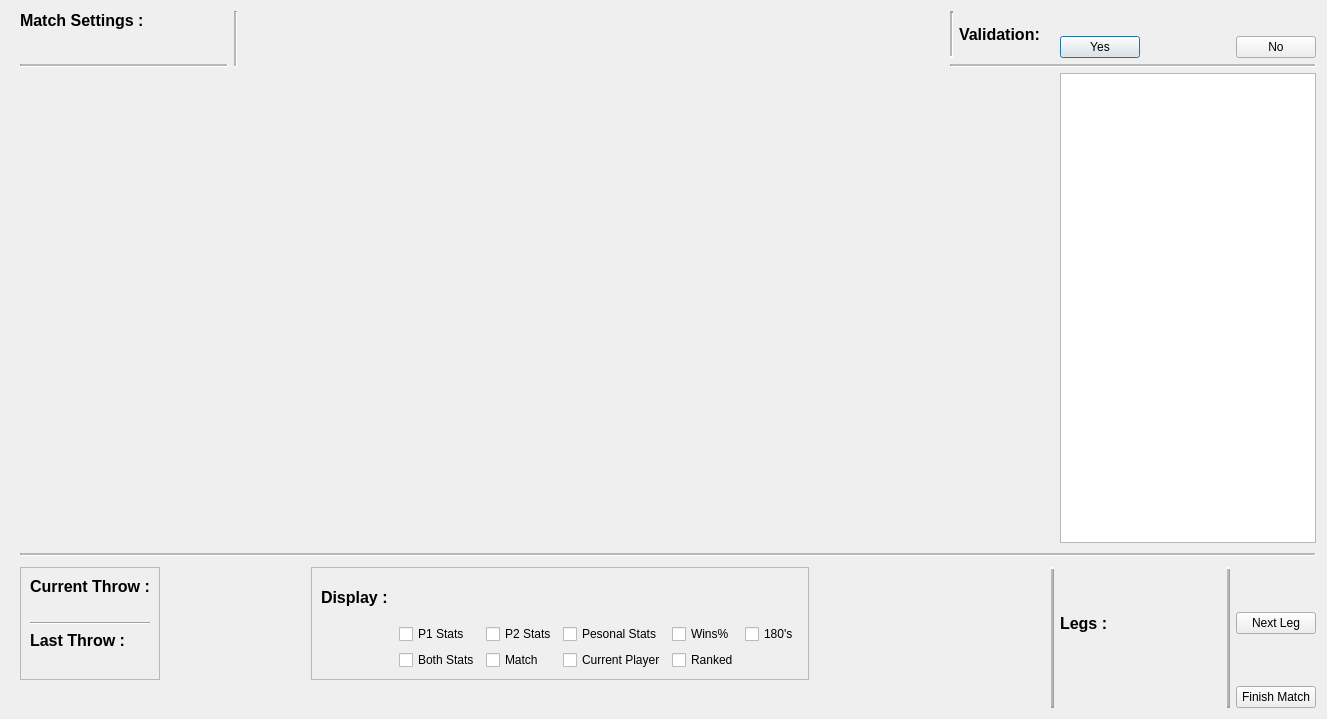
<?xml version="1.0" encoding="UTF-8"?>
<ui version="4.0">
 <class>ScorerView</class>
 <widget class="QDialog" name="ScorerView">
  <property name="geometry">
   <rect>
    <x>0</x>
    <y>0</y>
    <width>1327</width>
    <height>719</height>
   </rect>
  </property>
  <property name="cursor">
   <cursorShape>ArrowCursor</cursorShape>
  </property>
  <property name="windowTitle">
   <string>Dialog</string>
  </property>
  <layout class="QGridLayout" name="gridLayout">
   <item row="0" column="19">
    <widget class="QLabel" name="SlineThree">
     <property name="text">
      <string/>
     </property>
    </widget>
   </item>
   <item row="8" column="16" alignment="Qt::AlignVCenter">
    <widget class="QLabel" name="label_6">
     <property name="text">
      <string>&lt;html&gt;&lt;head/&gt;&lt;body&gt;&lt;p&gt;&lt;span style=&quot; font-size:12pt; font-weight:600;&quot;&gt;Legs&lt;/span&gt;&lt;span style=&quot; font-size:12pt; font-weight:600;&quot;&gt; :&lt;/span&gt;&lt;/p&gt;&lt;/body&gt;&lt;/html&gt;</string>
     </property>
    </widget>
   </item>
   <item row="6" column="0">
    <widget class="Line" name="line_8">
     <property name="midLineWidth">
      <number>2</number>
     </property>
     <property name="orientation">
      <enum>Qt::Vertical</enum>
     </property>
    </widget>
   </item>
   <item row="1" column="16">
    <widget class="QPushButton" name="ValadationYes">
     <property name="text">
      <string>Yes</string>
     </property>
    </widget>
   </item>
   <item row="8" column="19">
    <widget class="QPushButton" name="pushButton_3">
     <property name="text">
      <string>Next Leg</string>
     </property>
    </widget>
   </item>
   <item row="8" column="2">
    <widget class="QFrame" name="frame">
     <property name="frameShape">
      <enum>QFrame::StyledPanel</enum>
     </property>
     <property name="frameShadow">
      <enum>QFrame::Raised</enum>
     </property>
     <layout class="QVBoxLayout" name="verticalLayout">
      <item>
       <widget class="QLabel" name="label_2">
        <property name="text">
         <string>&lt;html&gt;&lt;head/&gt;&lt;body&gt;&lt;p&gt;&lt;span style=&quot; font-size:12pt; font-weight:600;&quot;&gt;Current Throw :&lt;/span&gt;&lt;/p&gt;&lt;/body&gt;&lt;/html&gt;</string>
        </property>
       </widget>
      </item>
      <item>
       <widget class="QLabel" name="label_8">
        <property name="text">
         <string/>
        </property>
       </widget>
      </item>
      <item>
       <widget class="Line" name="line_10">
        <property name="orientation">
         <enum>Qt::Horizontal</enum>
        </property>
       </widget>
      </item>
      <item>
       <widget class="QLabel" name="label">
        <property name="text">
         <string>&lt;html&gt;&lt;head/&gt;&lt;body&gt;&lt;p&gt;&lt;span style=&quot; font-size:12pt; font-weight:600;&quot;&gt;Last Throw :&lt;/span&gt;&lt;/p&gt;&lt;/body&gt;&lt;/html&gt;</string>
        </property>
       </widget>
      </item>
      <item>
       <widget class="QLabel" name="label_7">
        <property name="text">
         <string/>
        </property>
       </widget>
      </item>
     </layout>
    </widget>
   </item>
   <item row="1" column="19" alignment="Qt::AlignLeft">
    <widget class="QPushButton" name="ValadationNo">
     <property name="text">
      <string>No</string>
     </property>
    </widget>
   </item>
   <item row="0" column="5" rowspan="3">
    <widget class="Line" name="line_4">
     <property name="midLineWidth">
      <number>2</number>
     </property>
     <property name="orientation">
      <enum>Qt::Vertical</enum>
     </property>
    </widget>
   </item>
   <item row="8" column="15" rowspan="2">
    <widget class="Line" name="line_5">
     <property name="baseSize">
      <size>
       <width>500</width>
       <height>500</height>
      </size>
     </property>
     <property name="frameShadow">
      <enum>QFrame::Raised</enum>
     </property>
     <property name="lineWidth">
      <number>2</number>
     </property>
     <property name="midLineWidth">
      <number>2</number>
     </property>
     <property name="orientation">
      <enum>Qt::Vertical</enum>
     </property>
    </widget>
   </item>
   <item row="0" column="2">
    <widget class="QLabel" name="label_3">
     <property name="text">
      <string>&lt;html&gt;&lt;head/&gt;&lt;body&gt;&lt;p&gt;&lt;span style=&quot; font-size:12pt; font-weight:600;&quot;&gt;Match Settings :&lt;/span&gt;&lt;/p&gt;&lt;/body&gt;&lt;/html&gt;</string>
     </property>
    </widget>
   </item>
   <item row="0" column="13" rowspan="2">
    <widget class="Line" name="line_11">
     <property name="lineWidth">
      <number>2</number>
     </property>
     <property name="midLineWidth">
      <number>2</number>
     </property>
     <property name="orientation">
      <enum>Qt::Vertical</enum>
     </property>
    </widget>
   </item>
   <item row="0" column="14" rowspan="2">
    <widget class="QLabel" name="label_4">
     <property name="text">
      <string>&lt;html&gt;&lt;head/&gt;&lt;body&gt;&lt;p&gt;&lt;span style=&quot; font-size:12pt; font-weight:600;&quot;&gt;Validation: &lt;/span&gt;&lt;/p&gt;&lt;/body&gt;&lt;/html&gt;</string>
     </property>
    </widget>
   </item>
   <item row="0" column="16">
    <widget class="QLabel" name="SlingOne">
     <property name="text">
      <string/>
     </property>
    </widget>
   </item>
   <item row="9" column="19">
    <widget class="QPushButton" name="pushButton_4">
     <property name="text">
      <string>Finish Match</string>
     </property>
    </widget>
   </item>
   <item row="3" column="16" colspan="4">
    <widget class="QTableWidget" name="tableWidget">
     <property name="maximumSize">
      <size>
       <width>400</width>
       <height>16777215</height>
      </size>
     </property>
    </widget>
   </item>
   <item row="2" column="2" colspan="3">
    <widget class="Line" name="line_3">
     <property name="midLineWidth">
      <number>2</number>
     </property>
     <property name="orientation">
      <enum>Qt::Horizontal</enum>
     </property>
    </widget>
   </item>
   <item row="2" column="13" colspan="7">
    <widget class="Line" name="line_6">
     <property name="midLineWidth">
      <number>2</number>
     </property>
     <property name="orientation">
      <enum>Qt::Horizontal</enum>
     </property>
    </widget>
   </item>
   <item row="8" column="8">
    <widget class="QFrame" name="frame_2">
     <property name="frameShape">
      <enum>QFrame::StyledPanel</enum>
     </property>
     <property name="frameShadow">
      <enum>QFrame::Raised</enum>
     </property>
     <layout class="QGridLayout" name="gridLayout_2">
      <item row="5" column="2">
       <widget class="QCheckBox" name="MatchStats">
        <property name="text">
         <string>Match</string>
        </property>
       </widget>
      </item>
      <item row="4" column="2">
       <widget class="QCheckBox" name="PlayerTwoStats">
        <property name="text">
         <string>P2 Stats</string>
        </property>
       </widget>
      </item>
      <item row="5" column="3">
       <widget class="QCheckBox" name="CurrentPlayerStats">
        <property name="text">
         <string>Current Player</string>
        </property>
       </widget>
      </item>
      <item row="4" column="4">
       <widget class="QCheckBox" name="WinPercentages">
        <property name="text">
         <string>Wins%</string>
        </property>
       </widget>
      </item>
      <item row="4" column="3">
       <widget class="QCheckBox" name="PersonalStats">
        <property name="text">
         <string>Pesonal Stats</string>
        </property>
       </widget>
      </item>
      <item row="5" column="4">
       <widget class="QCheckBox" name="RankedStats">
        <property name="text">
         <string>Ranked</string>
        </property>
       </widget>
      </item>
      <item row="2" column="0">
       <widget class="QLabel" name="label_5">
        <property name="text">
         <string>&lt;html&gt;&lt;head/&gt;&lt;body&gt;&lt;p&gt;&lt;span style=&quot; font-size:12pt; font-weight:600;&quot;&gt;Display : &lt;/span&gt;&lt;/p&gt;&lt;/body&gt;&lt;/html&gt;</string>
        </property>
       </widget>
      </item>
      <item row="4" column="5">
       <widget class="QCheckBox" name="NumberOf180s">
        <property name="text">
         <string>180's</string>
        </property>
       </widget>
      </item>
      <item row="5" column="1">
       <widget class="QCheckBox" name="PlayerOneAndPlayerTwoStats">
        <property name="text">
         <string>Both Stats</string>
        </property>
       </widget>
      </item>
      <item row="4" column="1">
       <widget class="QCheckBox" name="PlayerOneStats">
        <property name="text">
         <string>P1 Stats</string>
        </property>
       </widget>
      </item>
     </layout>
    </widget>
   </item>
   <item row="5" column="2" rowspan="3" colspan="18">
    <widget class="Line" name="line_2">
     <property name="midLineWidth">
      <number>2</number>
     </property>
     <property name="orientation">
      <enum>Qt::Horizontal</enum>
     </property>
    </widget>
   </item>
   <item row="8" column="18" rowspan="2">
    <widget class="Line" name="line_9">
     <property name="autoFillBackground">
      <bool>false</bool>
     </property>
     <property name="frameShadow">
      <enum>QFrame::Raised</enum>
     </property>
     <property name="lineWidth">
      <number>2</number>
     </property>
     <property name="midLineWidth">
      <number>2</number>
     </property>
     <property name="orientation">
      <enum>Qt::Vertical</enum>
     </property>
    </widget>
   </item>
   <item row="8" column="17">
    <widget class="QLabel" name="LegNumber">
     <property name="text">
      <string/>
     </property>
    </widget>
   </item>
   <item row="0" column="17">
    <widget class="QLabel" name="SlingTwo">
     <property name="text">
      <string/>
     </property>
    </widget>
   </item>
   <item row="3" column="2" colspan="13">
    <widget class="Widget" name="widget" native="true">
     <property name="baseSize">
      <size>
       <width>1000</width>
       <height>1000</height>
      </size>
     </property>
    </widget>
   </item>
  </layout>
  <zorder>line_2</zorder>
  <zorder>line_8</zorder>
  <zorder>line_6</zorder>
  <zorder>label_3</zorder>
  <zorder>line_3</zorder>
  <zorder>line_4</zorder>
  <zorder>ValadationNo</zorder>
  <zorder>ValadationYes</zorder>
  <zorder>tableWidget</zorder>
  <zorder>line_11</zorder>
  <zorder>line_5</zorder>
  <zorder>frame_2</zorder>
  <zorder>frame</zorder>
  <zorder>label_6</zorder>
  <zorder>SlingOne</zorder>
  <zorder>SlineThree</zorder>
  <zorder>label_4</zorder>
  <zorder>pushButton_3</zorder>
  <zorder>pushButton_4</zorder>
  <zorder>line_9</zorder>
  <zorder>LegNumber</zorder>
  <zorder>SlingTwo</zorder>
  <zorder>widget</zorder>
 </widget>
 <customwidgets>
  <customwidget>
   <class>Widget</class>
   <extends>QWidget</extends>
   <header>widget.h</header>
   <container>1</container>
  </customwidget>
 </customwidgets>
 <resources/>
 <connections/>
</ui>
